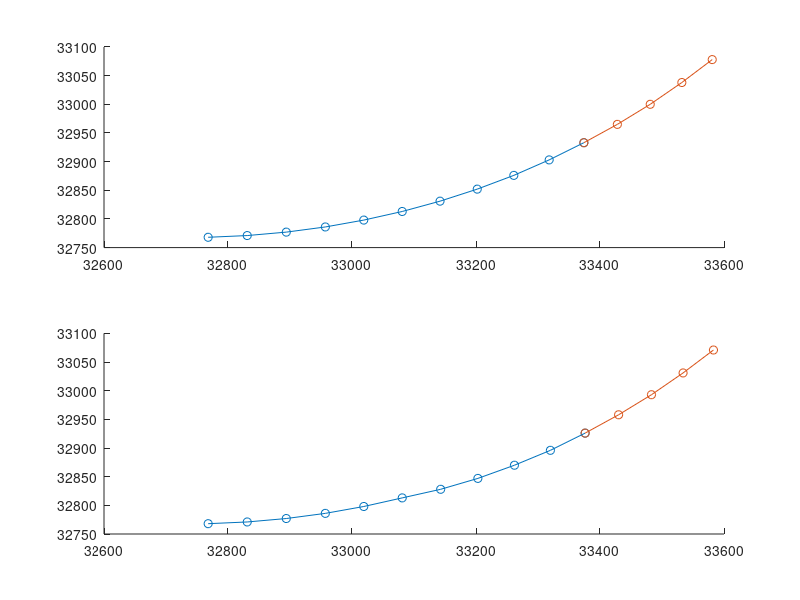

The MATLAB source for this figure:
pxa0 = [32768, 32831, 32894, 32957, 33019, 33081, 33142, 33202, 33261, 33318, 33374];
pya0 = [32768, 32771, 32777, 32786, 32798, 32813, 32831, 32852, 32876, 32903, 32933];
pxa1 = [33374, 33428, 33481, 33532, 33581];
pya1 = [32933, 32965, 33000, 33038, 33078];

pxb0 = [32768, 32831, 32894, 32957, 33019, 33081, 33143, 33203, 33262, 33320, 33376];
pyb0 = [32768, 32771, 32777, 32786, 32798, 32813, 32828, 32847, 32870, 32896, 32926];
pxb1 = [33376, 33430, 33483, 33534, 33583];
pyb1 = [32926, 32958, 32993, 33031, 33071];


subplot(211);
hold off
scatter(pxa0, pya0);
hold on
scatter(pxa1, pya1);
plot(pxa0, pya0);
plot(pxa1, pya1);
subplot(212);
hold off
scatter(pxb0, pyb0);
hold on
scatter(pxb1, pyb1);
plot(pxb0, pyb0);
plot(pxb1, pyb1);

